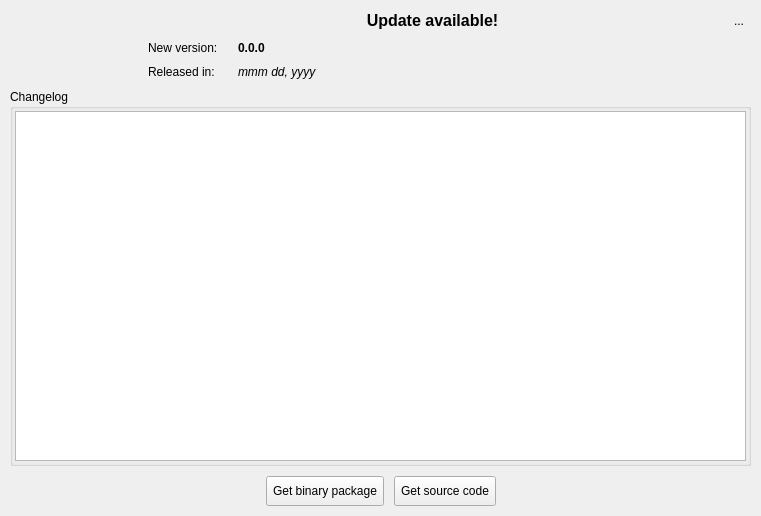
<?xml version="1.0" encoding="UTF-8"?>
<ui version="4.0">
 <class>UpdateNotifierWidget</class>
 <widget class="QWidget" name="UpdateNotifierWidget">
  <property name="modal" stdset="0">
   <bool>false</bool>
  </property>
  <property name="windowModality">
   <enum>Qt::WindowModal</enum>
  </property>
  <property name="geometry">
   <rect>
    <x>0</x>
    <y>0</y>
    <width>761</width>
    <height>516</height>
   </rect>
  </property>
  <property name="minimumSize">
   <size>
    <width>500</width>
    <height>400</height>
   </size>
  </property>
  <property name="windowTitle">
   <string>Update Notifier</string>
  </property>
  <property name="autoFillBackground">
   <bool>false</bool>
  </property>
  <property name="styleSheet">
   <string notr="true"/>
  </property>
  <layout class="QVBoxLayout" name="verticalLayout">
   <property name="spacing">
    <number>0</number>
   </property>
   <property name="leftMargin">
    <number>0</number>
   </property>
   <property name="topMargin">
    <number>0</number>
   </property>
   <property name="rightMargin">
    <number>0</number>
   </property>
   <property name="bottomMargin">
    <number>0</number>
   </property>
   <item>
    <widget class="QFrame" name="frame">
     <property name="frameShape">
      <enum>QFrame::NoFrame</enum>
     </property>
     <property name="frameShadow">
      <enum>QFrame::Raised</enum>
     </property>
     <layout class="QGridLayout" name="gridLayout">
      <property name="leftMargin">
       <number>10</number>
      </property>
      <property name="topMargin">
       <number>10</number>
      </property>
      <property name="rightMargin">
       <number>10</number>
      </property>
      <property name="bottomMargin">
       <number>10</number>
      </property>
      <property name="spacing">
       <number>10</number>
      </property>
      <item row="0" column="1">
       <widget class="QLabel" name="title_lbl">
        <property name="font">
         <font>
          <pointsize>12</pointsize>
          <bold>true</bold>
         </font>
        </property>
        <property name="text">
         <string>Update available!</string>
        </property>
        <property name="alignment">
         <set>Qt::AlignCenter</set>
        </property>
       </widget>
      </item>
      <item row="0" column="0" rowspan="3">
       <widget class="QLabel" name="label">
        <property name="sizePolicy">
         <sizepolicy hsizetype="Fixed" vsizetype="Preferred">
          <horstretch>0</horstretch>
          <verstretch>0</verstretch>
         </sizepolicy>
        </property>
        <property name="maximumSize">
         <size>
          <width>128</width>
          <height>480</height>
         </size>
        </property>
        <property name="text">
         <string/>
        </property>
        <property name="pixmap">
         <pixmap resource="../../res/resources.qrc">:/icons/icons/update.png</pixmap>
        </property>
        <property name="scaledContents">
         <bool>false</bool>
        </property>
        <property name="alignment">
         <set>Qt::AlignLeading|Qt::AlignLeft|Qt::AlignTop</set>
        </property>
       </widget>
      </item>
      <item row="0" column="2">
       <widget class="QToolButton" name="hide_tb">
        <property name="toolTip">
         <string>Hide this widget</string>
        </property>
        <property name="text">
         <string>...</string>
        </property>
        <property name="icon">
         <iconset resource="../../res/resources.qrc">
          <normaloff>:/icons/icons/close1.png</normaloff>:/icons/icons/close1.png</iconset>
        </property>
        <property name="iconSize">
         <size>
          <width>25</width>
          <height>25</height>
         </size>
        </property>
        <property name="autoRaise">
         <bool>true</bool>
        </property>
       </widget>
      </item>
      <item row="2" column="1" colspan="2">
       <layout class="QHBoxLayout" name="horizontalLayout_3">
        <item>
         <widget class="QLabel" name="date_lbl">
          <property name="sizePolicy">
           <sizepolicy hsizetype="Preferred" vsizetype="Fixed">
            <horstretch>0</horstretch>
            <verstretch>0</verstretch>
           </sizepolicy>
          </property>
          <property name="minimumSize">
           <size>
            <width>80</width>
            <height>0</height>
           </size>
          </property>
          <property name="maximumSize">
           <size>
            <width>16777215</width>
            <height>16777215</height>
           </size>
          </property>
          <property name="text">
           <string>Released in:</string>
          </property>
         </widget>
        </item>
        <item>
         <widget class="QLabel" name="ver_date_lbl">
          <property name="sizePolicy">
           <sizepolicy hsizetype="Expanding" vsizetype="Fixed">
            <horstretch>0</horstretch>
            <verstretch>0</verstretch>
           </sizepolicy>
          </property>
          <property name="font">
           <font>
            <italic>true</italic>
            <bold>false</bold>
           </font>
          </property>
          <property name="text">
           <string>mmm dd, yyyy</string>
          </property>
         </widget>
        </item>
       </layout>
      </item>
      <item row="1" column="1" colspan="2">
       <layout class="QHBoxLayout" name="horizontalLayout_2">
        <item>
         <widget class="QLabel" name="version_lbl">
          <property name="sizePolicy">
           <sizepolicy hsizetype="Preferred" vsizetype="Fixed">
            <horstretch>0</horstretch>
            <verstretch>0</verstretch>
           </sizepolicy>
          </property>
          <property name="minimumSize">
           <size>
            <width>80</width>
            <height>0</height>
           </size>
          </property>
          <property name="maximumSize">
           <size>
            <width>16777215</width>
            <height>16777215</height>
           </size>
          </property>
          <property name="text">
           <string>New version:</string>
          </property>
         </widget>
        </item>
        <item>
         <widget class="QLabel" name="ver_num_lbl">
          <property name="sizePolicy">
           <sizepolicy hsizetype="Expanding" vsizetype="Fixed">
            <horstretch>0</horstretch>
            <verstretch>0</verstretch>
           </sizepolicy>
          </property>
          <property name="font">
           <font>
            <bold>true</bold>
           </font>
          </property>
          <property name="text">
           <string>0.0.0</string>
          </property>
         </widget>
        </item>
       </layout>
      </item>
      <item row="3" column="0" colspan="3">
       <widget class="QGroupBox" name="changelog_gb">
        <property name="title">
         <string>Changelog</string>
        </property>
        <layout class="QVBoxLayout" name="verticalLayout_2">
         <property name="leftMargin">
          <number>2</number>
         </property>
         <property name="topMargin">
          <number>2</number>
         </property>
         <property name="rightMargin">
          <number>2</number>
         </property>
         <property name="bottomMargin">
          <number>2</number>
         </property>
         <item>
          <widget class="QTextBrowser" name="changelog_txt">
           <property name="minimumSize">
            <size>
             <width>0</width>
             <height>0</height>
            </size>
           </property>
           <property name="frameShadow">
            <enum>QFrame::Sunken</enum>
           </property>
           <property name="sizeAdjustPolicy">
            <enum>QAbstractScrollArea::AdjustToContents</enum>
           </property>
           <property name="undoRedoEnabled">
            <bool>false</bool>
           </property>
           <property name="lineWrapMode">
            <enum>QTextEdit::WidgetWidth</enum>
           </property>
           <property name="readOnly">
            <bool>true</bool>
           </property>
           <property name="textInteractionFlags">
            <set>Qt::TextBrowserInteraction</set>
           </property>
           <property name="openExternalLinks">
            <bool>true</bool>
           </property>
           <property name="openLinks">
            <bool>true</bool>
           </property>
          </widget>
         </item>
        </layout>
       </widget>
      </item>
      <item row="4" column="0" colspan="3">
       <layout class="QHBoxLayout" name="horizontalLayout">
        <item>
         <spacer name="horizontalSpacer_2">
          <property name="orientation">
           <enum>Qt::Horizontal</enum>
          </property>
          <property name="sizeHint" stdset="0">
           <size>
            <width>40</width>
            <height>20</height>
           </size>
          </property>
         </spacer>
        </item>
        <item>
         <widget class="QToolButton" name="get_binary_tb">
          <property name="minimumSize">
           <size>
            <width>0</width>
            <height>30</height>
           </size>
          </property>
          <property name="toolTip">
           <string>Redirects to purchase page.</string>
          </property>
          <property name="text">
           <string>Get binary package</string>
          </property>
          <property name="icon">
           <iconset resource="../../res/resources.qrc">
            <normaloff>:/icons/icons/dl_binary.png</normaloff>:/icons/icons/dl_binary.png</iconset>
          </property>
          <property name="iconSize">
           <size>
            <width>32</width>
            <height>32</height>
           </size>
          </property>
          <property name="checkable">
           <bool>false</bool>
          </property>
          <property name="popupMode">
           <enum>QToolButton::InstantPopup</enum>
          </property>
          <property name="toolButtonStyle">
           <enum>Qt::ToolButtonTextBesideIcon</enum>
          </property>
         </widget>
        </item>
        <item>
         <widget class="QToolButton" name="get_source_tb">
          <property name="minimumSize">
           <size>
            <width>0</width>
            <height>30</height>
           </size>
          </property>
          <property name="toolTip">
           <string>Redirects to GitHub source repository.</string>
          </property>
          <property name="text">
           <string>Get source code</string>
          </property>
          <property name="icon">
           <iconset resource="../../res/resources.qrc">
            <normaloff>:/icons/icons/dl_source.png</normaloff>:/icons/icons/dl_source.png</iconset>
          </property>
          <property name="iconSize">
           <size>
            <width>32</width>
            <height>32</height>
           </size>
          </property>
          <property name="checkable">
           <bool>false</bool>
          </property>
          <property name="toolButtonStyle">
           <enum>Qt::ToolButtonTextBesideIcon</enum>
          </property>
         </widget>
        </item>
        <item>
         <spacer name="horizontalSpacer">
          <property name="orientation">
           <enum>Qt::Horizontal</enum>
          </property>
          <property name="sizeHint" stdset="0">
           <size>
            <width>40</width>
            <height>20</height>
           </size>
          </property>
         </spacer>
        </item>
       </layout>
      </item>
     </layout>
    </widget>
   </item>
  </layout>
 </widget>
 <resources>
  <include location="../../res/resources.qrc"/>
  <include location="../../res/resources.qrc"/>
 </resources>
 <connections/>
</ui>
